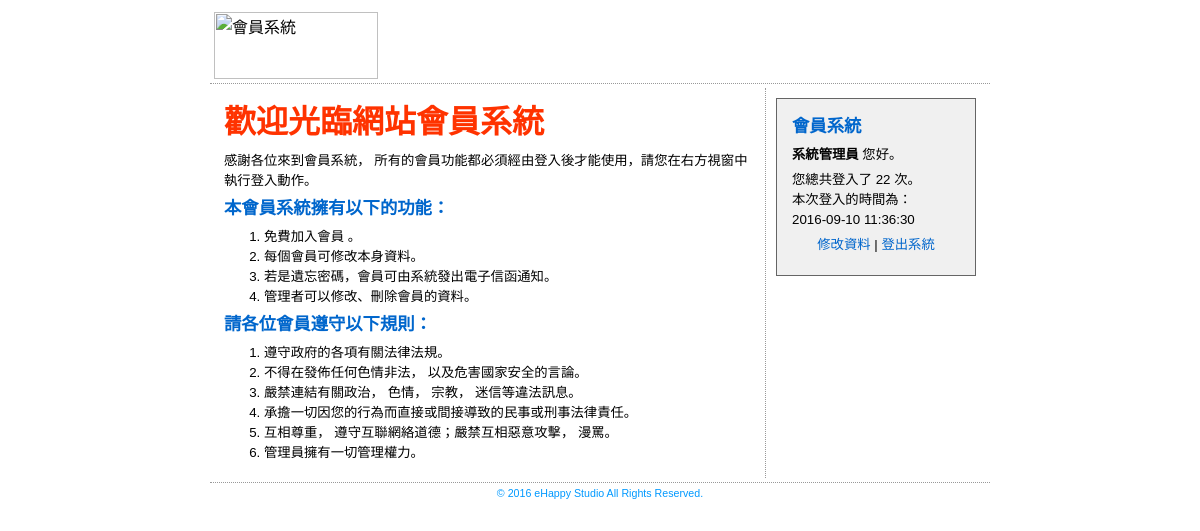
Page /member_center.php (signed in) on the committed database.
### tables this page shows
CREATE TABLE `memberdata` (
  `m_id` int(11) NOT NULL,
  `m_name` varchar(20) NOT NULL,
  `m_username` varchar(20) NOT NULL,
  `m_passwd` varchar(100) NOT NULL,
  `m_sex` enum('男','女') NOT NULL,
  `m_birthday` date DEFAULT NULL,
  `m_level` enum('admin','member') NOT NULL DEFAULT 'member',
  `m_email` varchar(100) DEFAULT NULL,
  `m_url` varchar(100) DEFAULT NULL,
  `m_phone` varchar(100) DEFAULT NULL,
  `m_address` varchar(100) DEFAULT NULL,
  `m_login` int(11) UNSIGNED NOT NULL DEFAULT '0',
  `m_logintime` datetime DEFAULT NULL,
  `m_jointime` datetime NOT NULL
);

### member_center.php (the view, shortened to what this page needs)
<?php
require_once("connMysql.php");
$query_RecMember = "SELECT * FROM memberdata WHERE m_username = '{$_SESSION["loginMember"]}'";
$RecMember = $db_link->query($query_RecMember);
$row_RecMember=$RecMember->fetch_assoc();
?>
<html>
<head>
<link href="style.css" rel="stylesheet" type="text/css">
</head>
<body>
<table width="780" border="0" align="center" cellpadding="4" cellspacing="0">
  <tr>
    <td class="tdbline"><img src="images/mlogo.png" alt="會員系統" width="164" height="67"></td>
  </tr>
  <tr>
    <td class="tdbline"><table width="100%" border="0" cellspacing="0" cellpadding="10">
      <tr valign="top">
        <td class="tdrline"><p class="title">歡迎光臨網站會員系統</p>
          <p>感謝各位來到會員系統， 所有的會員功能都必須經由登入後才能使用，請您在右方視窗中執行登入動作。</p>
          <p class="heading"> 本會員系統擁有以下的功能：</p>
          <ol>
            <li>免費加入會員 。</li>
            <li>每個會員可修改本身資料。</li>
            <li>若是遺忘密碼，會員可由系統發出電子信函通知。</li>
            <li>管理者可以修改、刪除會員的資料。</li>
          </ol>
          <p class="heading">請各位會員遵守以下規則： </p>
          <ol>
            <li> 遵守政府的各項有關法律法規。</li>
            <li> 不得在發佈任何色情非法， 以及危害國家安全的言論。</li>
            <li>嚴禁連結有關政治， 色情， 宗教， 迷信等違法訊息。</li>
            <li> 承擔一切因您的行為而直接或間接導致的民事或刑事法律責任。</li>
            <li> 互相尊重， 遵守互聯網絡道德；嚴禁互相惡意攻擊， 漫罵。</li>
            <li> 管理員擁有一切管理權力。</li>
          </ol></td>
        <td width="200">
        <div class="boxtl"></div><div class="boxtr"></div>
<div class="regbox">
          <p class="heading"><strong>會員系統</strong></p>
            <p><strong><?php echo $row_RecMember["m_name"];?></strong> 您好。</p>
            <p>您總共登入了 <?php echo $row_RecMember["m_login"];?> 次。<br>
            本次登入的時間為：<br>
            <?php echo $row_RecMember["m_logintime"];?></p>
            <p align="center"><a href="member_update.php">修改資料</a> | <a href="?logout=true">登出系統</a></p>
</div>
        <div class="boxbl"></div><div class="boxbr"></div></td>
      </tr>
    </table></td>
  </tr>
  <tr>
    <td align="center" background="images/album_r2_c1.jpg" class="trademark">© 2016 eHappy Studio All Rights Reserved.</td>
  </tr>
</table>
</body>
</html>

### style.css (style rules this page uses)
p,ol { font-family: Verdana, Arial, Helvetica, sans-serif; font-size: 10pt; line-height: 150%; margin-top: 0px; margin-bottom: 5px; }
a { text-decoration: none; }
a:link { color: #0066CC; }
.title { font-family: "微軟正黑體"; font-size: 24pt; font-weight: bolder; color: #FF3300; }
.heading { font-family: "微軟正黑體"; font-size: 13pt; color: #0066CC; line-height: 150%; font-weight: bold; }
.trademark { font-family: Verdana, Arial, Helvetica, sans-serif; font-size: 8pt; color: #0099FF; }
.regbox { border: 1px solid #656565; padding: 15px; background-color: #F0F0F0; }
.boxtl { background-image: url(images/tl.gif); float: left; top: -1px; height: 4px; width: 4px; background-repeat: no-repeat; }
.boxtr { background-image: url(images/tr.gif); float: right; top: -1px; height: 4px; width: 4px; background-repeat: no-repeat; }
.boxbl { background-image: url(images/bl.gif); float: left; top: -1px; height: 4px; width: 4px; background-repeat: no-repeat; margin-top: -4px; }
.boxbr { background-image: url(images/br.gif); float: right; top: -1px; height: 4px; width: 4px; background-repeat: no-repeat; margin-top: -4px; }
.tdrline { border-right-width: 1px; border-right-style: dotted; border-right-color: #999999; }
.tdbline { border-bottom-width: 1px; border-bottom-style: dotted; border-bottom-color: #999999; }

### rows in the picture
memberdata: m_name "系統管理員", m_login "22", m_logintime "2016-09-10 11:36:30"
